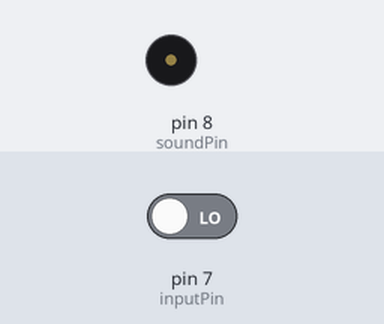
Recording of a sketch running on a simulated Arduino Uno, built with avr-gcc and run on an emulated ATmega328P. On the bench: buzzer (waves = sounding). The test bench sets the inputs (shaded band); at power-on: pin 7 (inputPin) LOW.

Above: at 1.2 s.
1.3 s: pin 7 (inputPin) driven HIGH
At 1.9 s:
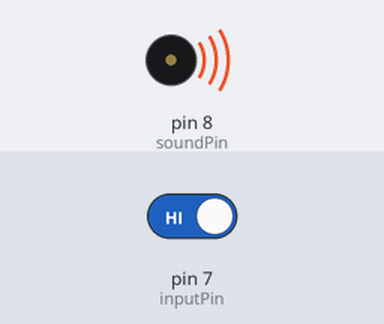
2.8 s: pin 7 (inputPin) driven LOW
At 4.2 s:
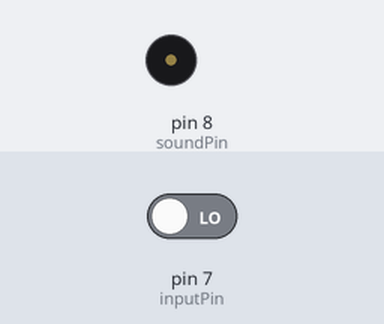
Timing chart, 0 to 5.8 s (numbered marks = the images above; inputs shaded):
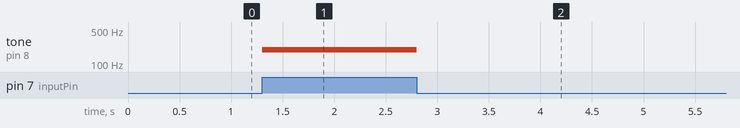

Measured:
- after the input at 1.3 s, tone on pin 8 (soundPin): silent → 196 Hz at once
- after the input at 2.8 s, tone on pin 8 (soundPin): 196 Hz → silent at once

The sketch:

PiezoSound.ino
```cpp
#include "pitches.h"

//int sensorPin = A0;    // select the input pin for the potentiometer
int soundPin = 8;
int inputPin = 7;
//int sensorValue = 0;  // variable to store the value coming from the sensor

int melody[] = {
  NOTE_C4, NOTE_G3, NOTE_G3, NOTE_A3, NOTE_G3, 0, NOTE_B3, NOTE_C4
};

// note durations: 4 = quarter note, 8 = eighth note, etc.:
int noteDurations[] = {
  4, 8, 8, 4, 4, 4, 4, 4
};

void setup() {
    Serial.begin(9600);
    pinMode(soundPin,OUTPUT);
//    pinMode(outputPin, OUTPUT);
    pinMode(inputPin,INPUT);
}

void loop() {
//    sensorValue = analogRead(sensorPin);
//    Serial.println(sensorValue);
//    if (sensorValue < 1000) {
//Serial.println(digitalRead(inputPin));
      if (digitalRead(inputPin)==HIGH){
      makeSound();
      } else {
      noTone(soundPin);
    }
//    digitalWrite(outputPin, LOW);
}

void makeSound() {
    tone(soundPin, melody[1], 100);
//    noTone(8);
}

void makeMusic() {
  for (int thisNote = 0; thisNote < 8; thisNote++) {

    // to calculate the note duration, take one second
    // divided by the note type.
    //e.g. quarter note = 1000 / 4, eighth note = 1000/8, etc.
    int noteDuration = 1000 / noteDurations[thisNote];
    tone(soundPin, melody[thisNote], noteDuration);

    // to distinguish the notes, set a minimum time between them.
    // the note's duration + 30% seems to work well:
    int pauseBetweenNotes = noteDuration * 1.30;
    delay(pauseBetweenNotes);
    // stop the tone playing:
    noTone(soundPin);
  }
}
```
